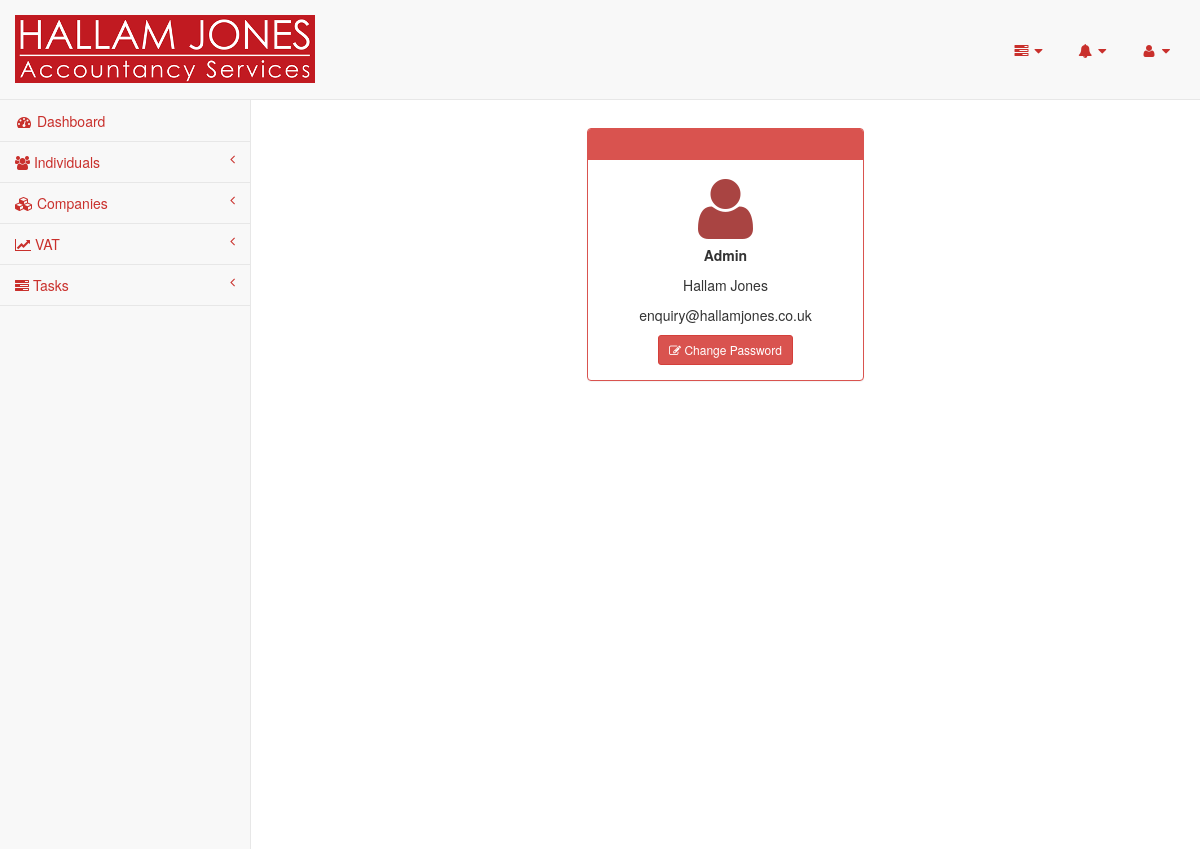
Screenshot of /pages/user-profile.php (signed in) with the database file from the repository.
### tables this page shows
CREATE TABLE `users` (
  `id` int(11) NOT NULL,
  `firstname` varchar(100) NOT NULL,
  `surname` varchar(100) NOT NULL,
  `email` varchar(100) NOT NULL,
  `username` varchar(100) NOT NULL,
  `password` varchar(200) NOT NULL
);

### pages/dbconnection.php (called while the page is built, shortened)
<?php
class Dbconnection{
	protected $db_name = "hallam";
	protected $db_user = "root";
	protected $db_pass = "";
	protected $db_host = "localhost";
	public function connect(){
		$this->db_conn = mysqli_connect($this->db_host, $this->db_user, $this->db_pass, $this->db_name);
		return true;
	}
}
$db=new Dbconnection();
?>

### pages/user-profile.php (the view, shortened to what this page needs)
<?php
require_once('header.php');
require_once('sidebar.php');
$resultUser = mysqli_query($db->db_conn, "SELECT * FROM users");
?>
        <div id="page-wrapper">
            <?php
            while($rowUser = $resultUser->fetch_assoc()){
            ?>
                <div class="row">
                    <div class="col-lg-4  col-md-offset-4">
                        <div class="login-panel  panel panel-red">
                            <div class="panel-heading text-center">
                            </div>
                            <div class="panel-body text-center">
                                <div class="row">
                                    <div class="col-lg-12">
                                        <i class="fa fa-user fa-5x text-danger"></i>
                                        <p>
                                            <b>Admin</b>
                                        </p>
                                        <p>
                                            <?php echo $rowUser['firstname']." ". $rowUser['surname']; ?>
                                        </p>
                                        <p>
                                            <?php echo $rowUser['email']; ?>
                                        </p>
                                    </div>
                                    <div class="col-lg-12 text-center">
                                        <button type="button" class="btn btn-sm btn-danger" data-toggle="modal" data-target="#changePasswordModal"><i class="fa fa-edit"></i> Change Password</button>
                                    </div>
                                </div>
                            </div>
                        </div>
                    </div>
                </div>
            <?php
            }
            ?>
        </div>
<?php require_once('footer.php');?>

### rows the page displays
users: firstname "Hallam", surname "Jones", email "enquiry@hallamjones.co.uk"
